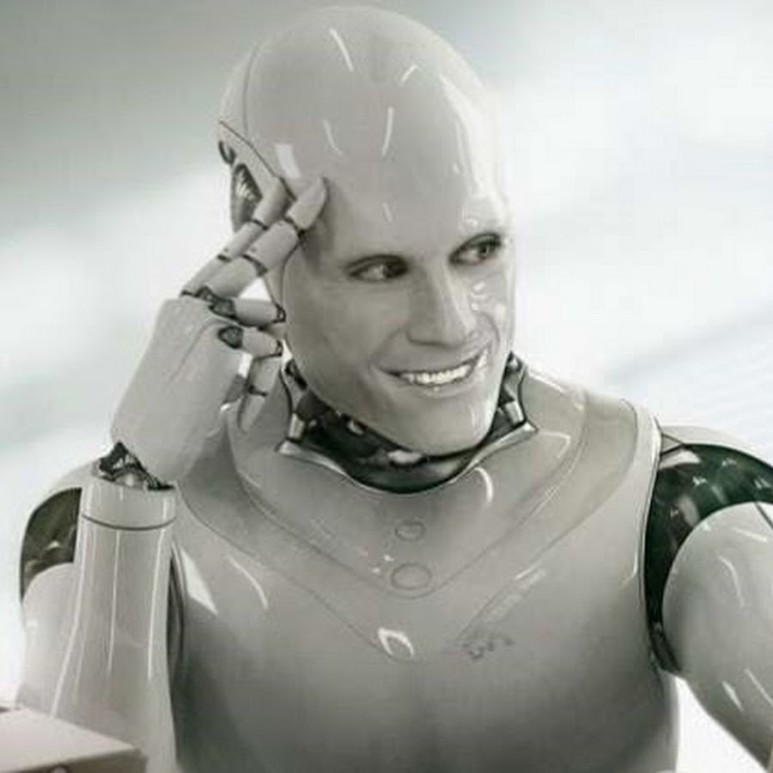
//> input picture Junior/openCV/practiceHere/videoCapture/ai.jpg, 773 x 773 px
$ ./videoCapture   (built with g++ and OpenCV 4)
//> lines starting //> are read from the running program, lines starting //| are printed output that depends on the picture; after the words box and inside, x2 and y2 are one past the last pixel; in counts of white or black regions, pixels touching at a corner belong together
#include "opencv2/opencv.hpp"
#include <iostream>
#include <algorithm>

using namespace cv;
using namespace std;

int main()
{
	Mat img, img_edge, labels, centroids, img_color, stats;
	img = cv::imread("ai.jpg", IMREAD_GRAYSCALE);
//> img: 773 rows x 773 cols, CV_8UC1; min 0, max 255, mean 168.8

	threshold(img, img_edge, 128, 255, THRESH_BINARY_INV);
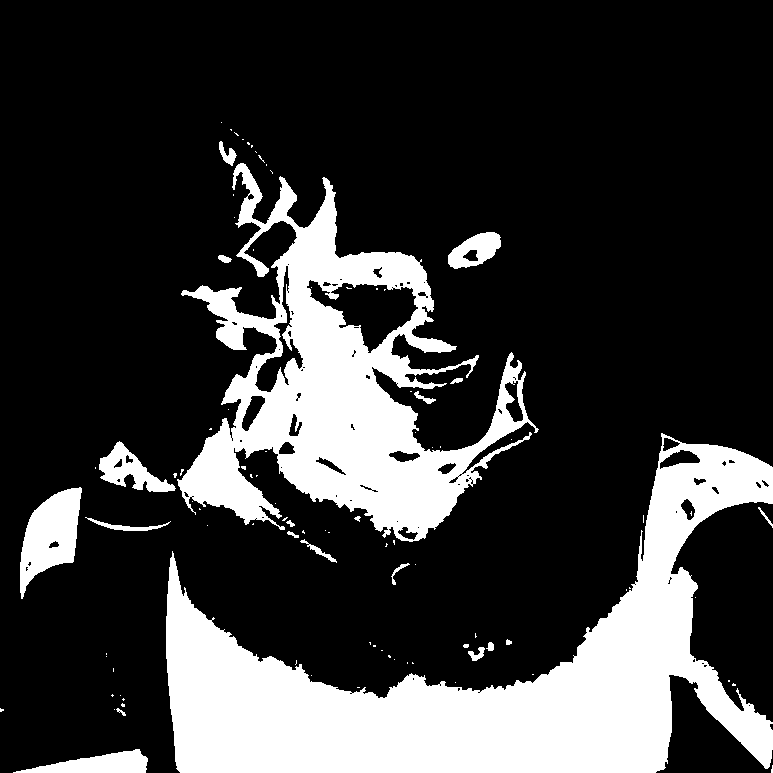
//> img_edge: 773 rows x 773 cols, CV_8UC1; 22.4% white; 95 white regions (73 under 20 px), largest, box (x1, y1, x2, y2) and area: (166, 433, 773, 773) 74224, (177, 163, 539, 542) 49708, (20, 487, 82, 599) 3859
	imshow("Image after threshold", img_edge);

	int n = connectedComponentsWithStats(img_edge, labels, stats, centroids);
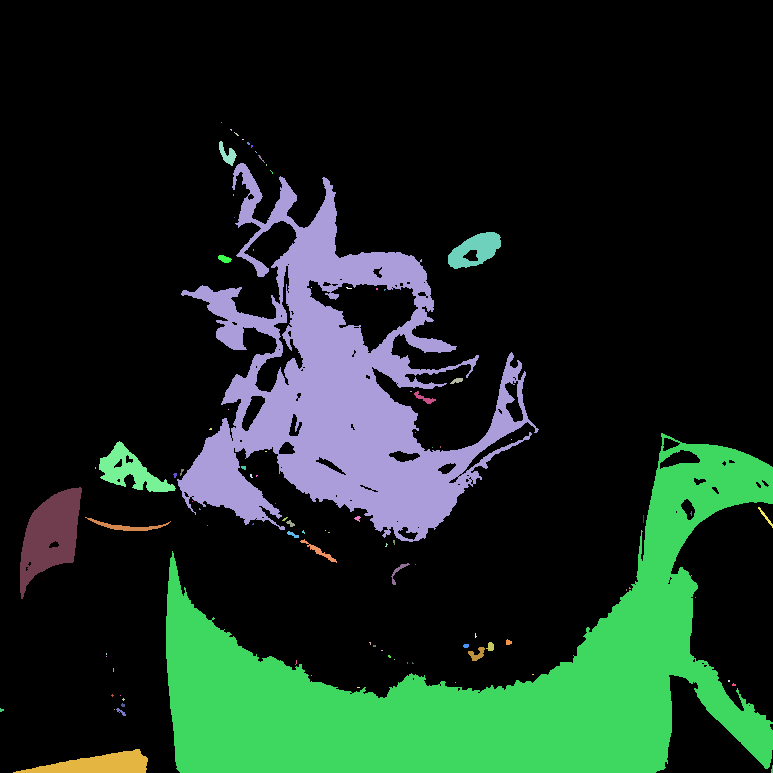
//> labels: 773 rows x 773 cols, CV_32SC1; 96 distinct labels, from 0 to 95; one colour per label, 0 black
//> stats = 96 rows, first 6: [0, 0, 773, 773, 463492], [221, 122, 1, 1, 1], [230, 129, 2, 2, 3], [234, 132, 5, 4, 7], [242, 139, 2, 1, 2], [219, 141, 18, 25, 202]; centroids = 96 pairs, first value 1.18 to 771.7, second value 122 to 769.2; n = 96

	vector<Vec3b>colors(n + 1);
	colors[0] = Vec3b(0, 0, 0);
	for (int i = 1; i <= n; i++) {
		colors[i] = Vec3b(rand() % 256, rand() % 256, rand() % 256);
	}
//> this loop made 96 passes
	img_color = cv::Mat::zeros(img.size(), CV_8UC3);
	for(int y = 0; y < img_color.rows; y++)
		for (int x = 0; x < img_color.cols; x++)
		{
			int label = labels.at<int>(y, x);
			img_color.at<cv::Vec3b>(y, x) = colors[label];
		}
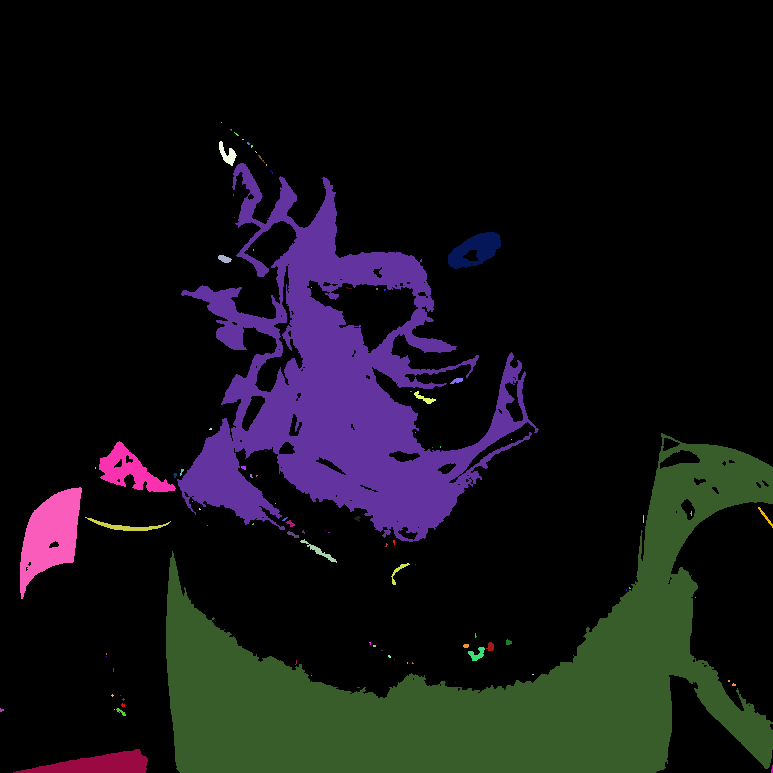
//> img_color: 773 rows x 773 cols, CV_8UC3; mean B, G, R 20.8, 17, 18.4

	cv::imshow("Labeled map", img_color);
	cv::waitKey();
	return 0;

}

$ run again, with Junior/openCV/practiceHere/videoCapture/ad.jpg copied over Junior/openCV/practiceHere/videoCapture/ai.jpg
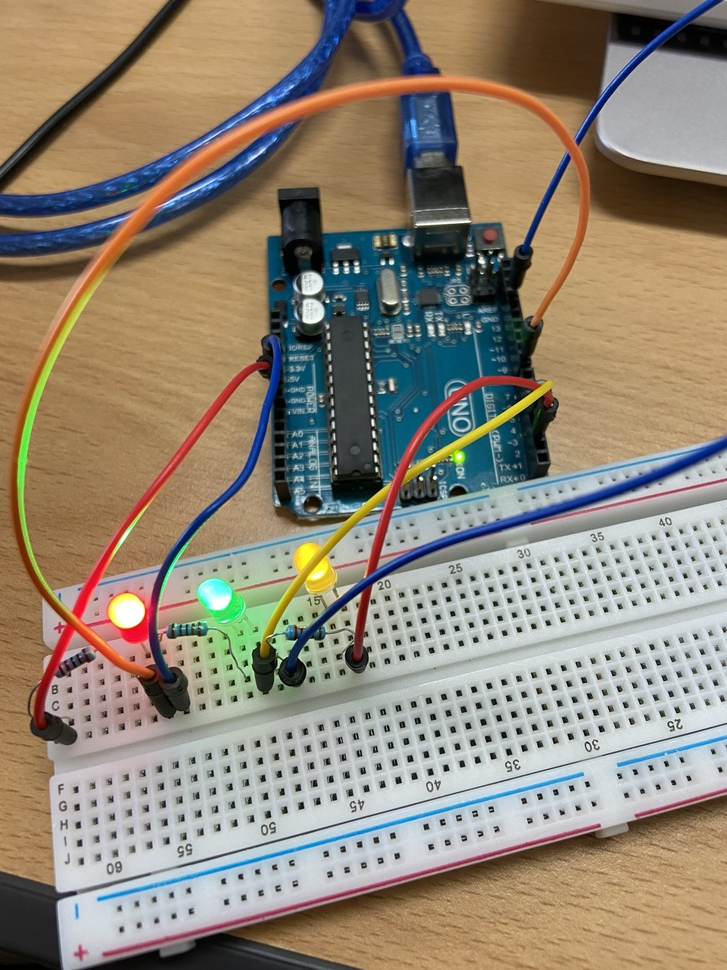
//> input picture Junior/openCV/practiceHere/videoCapture/ad.jpg, 727 x 970 px, shrunk from 3024 x 4032 before the run
//> img_edge: 970 rows x 727 cols, CV_8UC1; 35.7% white; 1349 white regions (833 under 20 px), largest, box (x1, y1, x2, y2) and area: (0, 0, 727, 786) 174289, (0, 0, 442, 219) 21585, (75, 789, 727, 970) 19647
//> `int n = connectedComponentsWithStats(img_edge, labels, stats, centroid..`:
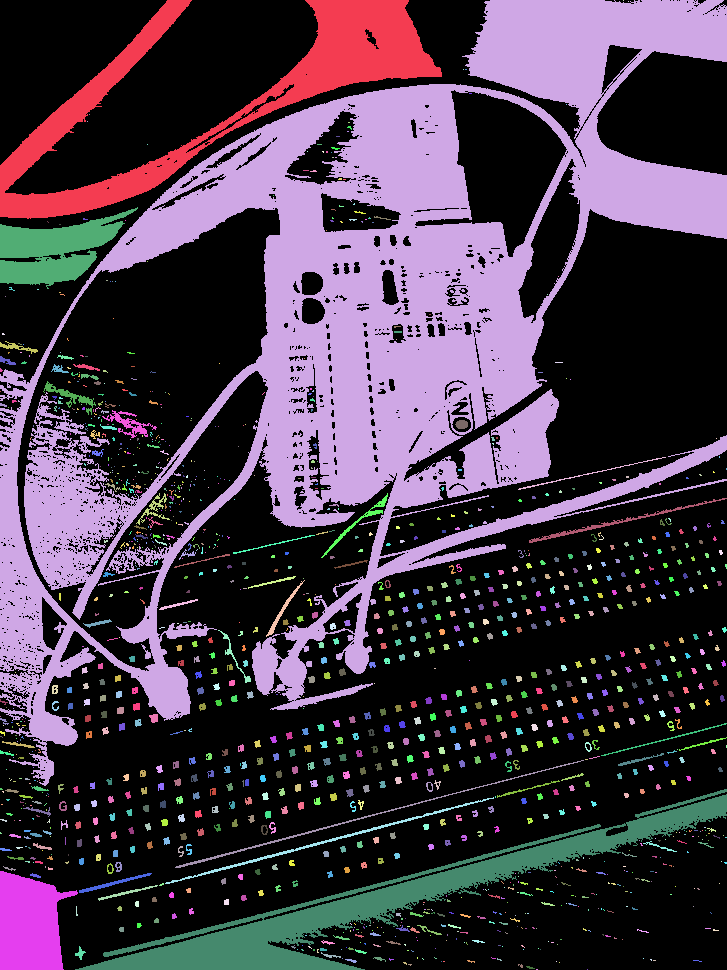
//> labels: 970 rows x 727 cols, CV_32SC1; 1350 distinct labels, from 0 to 1349; one colour per label, 0 black
//> stats = 1350 rows, first 6: [0, 0, 727, 970, 453590], [0, 0, 442, 219, 21585], [0, 0, 727, 786, 174289], [623, 0, 1, 1, 1], [628, 1, 1, 1, 1], [463, 69, 1, 1, 1]; centroids = 1350 pairs, first value 0 to 726, second value 0 to 969; n = 1350
//> after the loop `for(int y = 0; y < img_color.rows; y++)`:
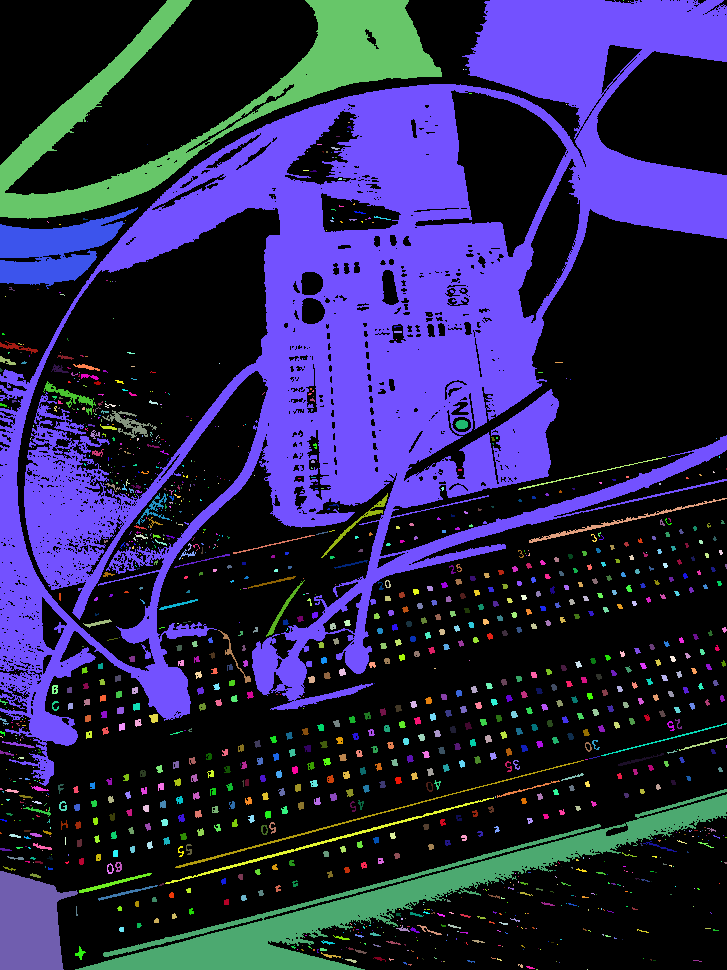
//> img_color: 970 rows x 727 cols, CV_8UC3; mean B, G, R 76.7, 37, 39.8
